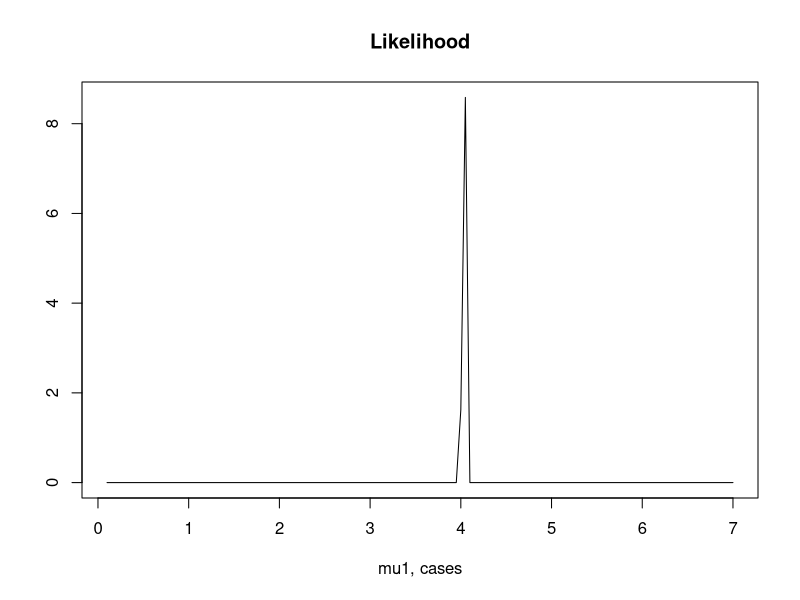
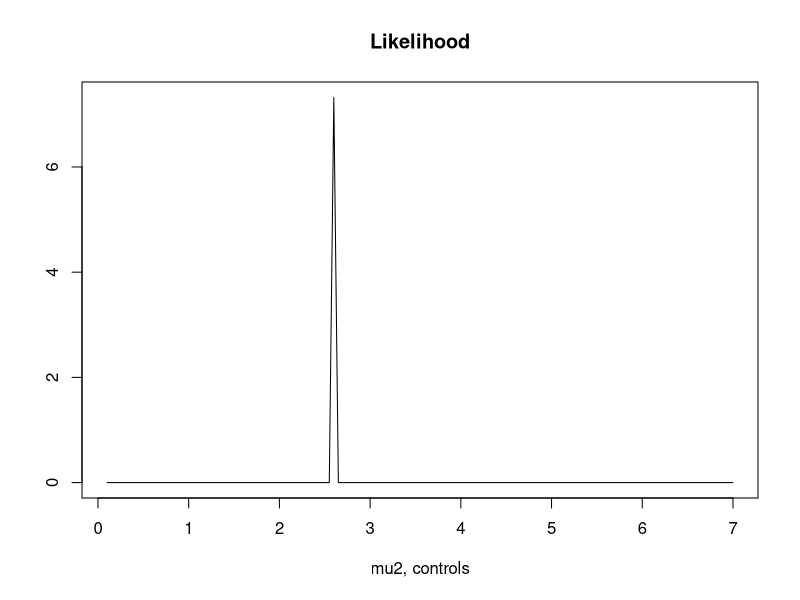
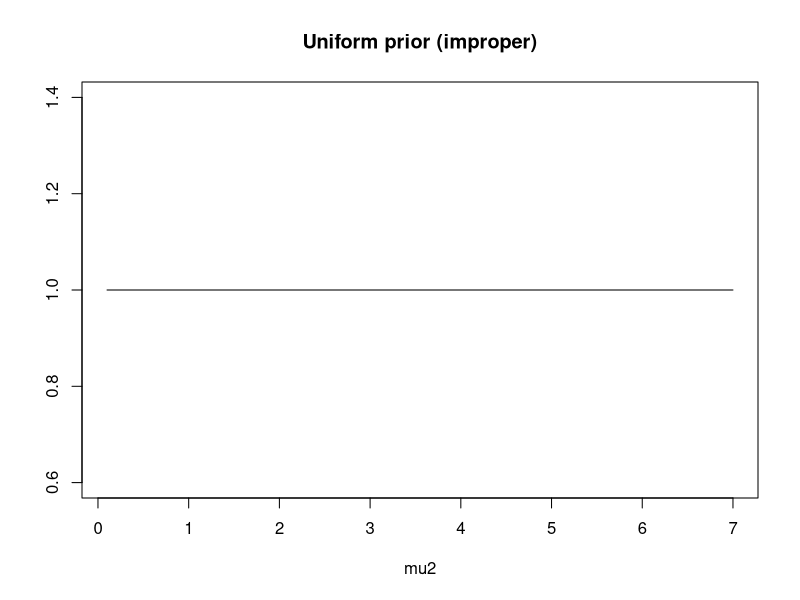
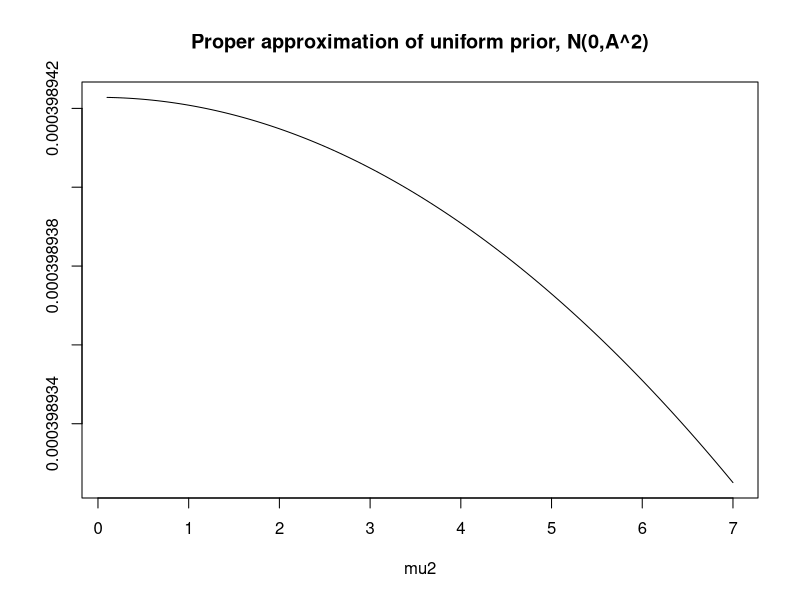
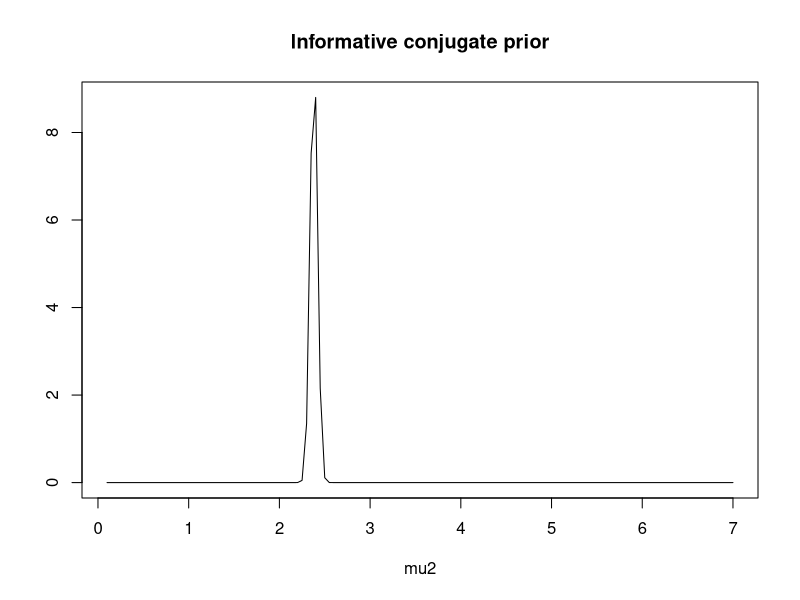
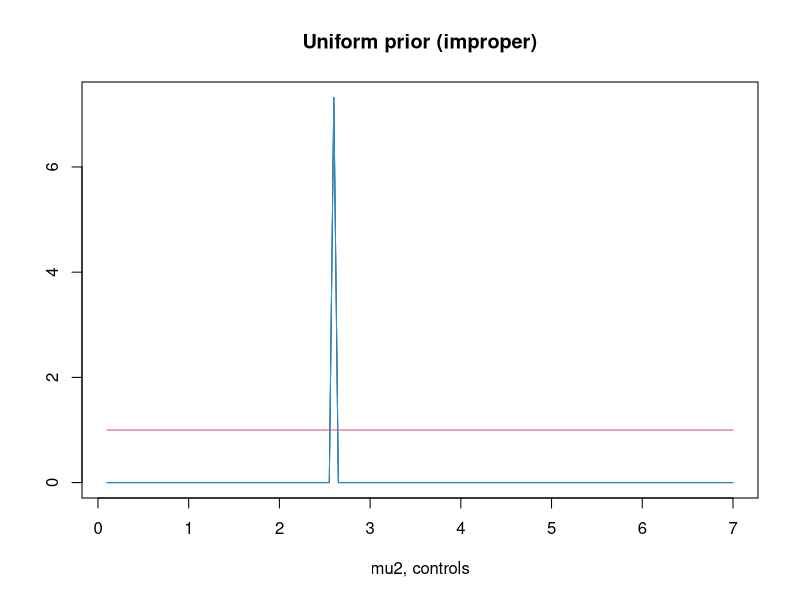
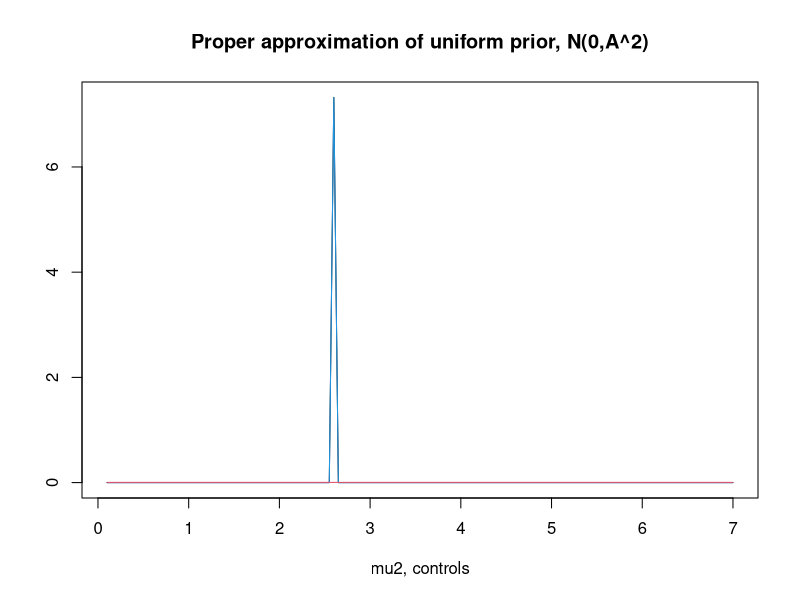
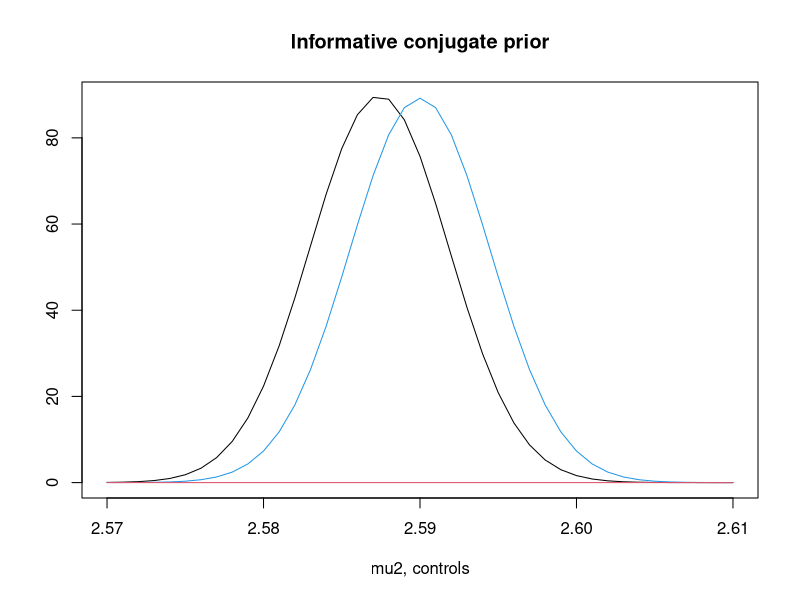

These figures' R source, in order:
#------------
# Data
#------------

# number of cases

n=12

# number of controls

m=10

# number of genes 

N=50

# sample mean and s.d. for cases

barx = 4.03 
sx = 0.29

# sample mean and s.d. for controls

bary = 2.59
sy = 0.11

#----------------------------------------------
# likelihood
#----------------------------------------------

# cases, mu1 and sigma1 

# barX \sim N(\mu_1, \sigma_1^2/(nN))
# Sx^2/\sigma_1^2 \sim \chisq^2_{Nn-1}

#  controls, mu2 and sigma2

# barY \sim N(\mu_2, \sigma_2^2/(mN))
# Sy^2/\sigma_2^2 \sim \chisq^2_{Nm-1}

# plot the likelihood

z =seq(0.1, 7,0.05)

# take 
sigma1= 0.3/sqrt(n*N)
sigma2= 0.1/sqrt(m*N)

# for mu1 (cases)
 plot(z, dnorm(barx, z, sigma1), type='l', xlab="mu1, cases", ylab="", main="Likelihood")

# for mu2 (controls)
 plot(z, dnorm(bary, z, sigma2), type='l', xlab="mu2, controls", ylab="", main="Likelihood")

# (can adjust the x axis)

#----------------------------------------------
#----------------------------------------------
# priors for mu2
#----------------------------------------------
#----------------------------------------------


# prior 1: p(mu)=1 (Jeffreys prior)

 plot(z, rep(1,length(z)), type='l', xlab="mu2", ylab="")
 title("Uniform prior (improper)")

# prior 2:  mu \sim N(0,A^2), $A=10^3$

A= 1000

 plot(z, dnorm(z,0,A), type='l', xlab="mu2", ylab="")
 title("Proper approximation of uniform prior, N(0,A^2)")

# prior 3:  mu \sim N(mu0,sigma0^2) 

mu0 =2.38
sigma0 =0.04

 plot(z, dnorm(z,mu0,sigma0), type='l', xlab="mu2", ylab="")
 title("Informative conjugate prior")

#-------------------------------------------------------
# posterior for mu2 (and likelihood and the prior)
#-------------------------------------------------------

#------------------
# prior 1: p(mu)=1
#------------------

#posterior
 plot(z, dnorm( z, bary, sigma2), type='l', xlab="mu2, controls", ylab="")
#likelihood
 lines(z, dnorm(bary, z, sigma2), col=4)
#prior
 lines(z, rep(1,length(z)), col=2)

 title("Uniform prior (improper)")

#-------------------------------------------
# prior 2:  mu \sim N(0,A^2), $A=10^3$
#-------------------------------------------

A= 100

tauL = 1/sigma2^2
tauP = 1/A^2

sigmaP2=1/sqrt(tauL+tauP)
muP2 = tauL*bary/(tauL+tauP)

#posterior
 plot(z, dnorm(z, muP2, sigmaP2), type='l', xlab="mu2, controls", ylab="")
#likelihood
 lines(z, dnorm(bary, z, sigma2), col=4)
#prior
 lines(z, dnorm(z,0,A), col=2)

 title("Proper approximation of uniform prior, N(0,A^2)")

#------------------------------------
# prior 3:  mu \sim N(mu0,sigma0^2) 
#------------------------------------

tauL = 1/sigma2^2
tauP = 1/sigma0^2

sigmaP3=1/sqrt(tauL+tauP)
muP3 = (tauL*bary+tauP*mu0)/(tauL+tauP)

# z = seq(2.2,2.7, 0.001)

z = seq(2.57,2.61, 0.001)


#posterior
 plot(z, dnorm(z, muP3, sigmaP3), type='l', xlab="mu2, controls", ylab="")
#likelihood
 lines(z, dnorm(bary, z, sigma2), col=4)
#prior
 lines(z, dnorm(z,mu0,sigma0), col=2)

title("Informative conjugate prior")


c(muP3, sigmaP3 )  


#-------------------------------------------------------------
# posterior summaries 

# mean and median coincide for normal distribution 

#------------
# flat prior
#------------

# mean, median 

bary

# standard deviation

sigma2

# 5% and 95% quantiles

qnorm(c(0.05,0.95), bary, sigma2)

# summarise in a table

rownames0 = c("Uniform", "Proper noninf", "Informative") 
colnames0 = c("Mean", "Median", "S.d.", "5perc", "95perc")

post.summary = array(dim=c(3,5), dimnames=list(rownames0, colnames0) )

post.summary[1,]= c(bary,bary,sigma2,qnorm(c(0.05,0.95), bary, sigma2))
post.summary[2,]= c(muP2,muP2,sigmaP2,qnorm(c(0.05,0.95), muP2,sigmaP2))
post.summary[3,]= c(muP3,muP3,sigmaP3,qnorm(c(0.05,0.95), muP3,sigmaP3))
 
post.summary

round(post.summary, 3)

#writes in the working directory: getwd()
write.csv(post.summary, file = "PosteriorSummaryExercise1_controls.csv")


#--------------------------------------------------------------
#--------------------------------------------------------------


#----------------------------------------------
#----------------------------------------------
# priors for mu1
#----------------------------------------------
#----------------------------------------------


z =seq(0.1, 7,0.05)

z =seq(3.5, 4.5,0.01)


# prior 1: p(mu)=1 (Jeffreys prior)

 plot(z, rep(1,length(z)), type='l', xlab="mu1", ylab="")
 title("Uniform prior (improper)")

# prior 2:  mu \sim N(0,A^2), $A=10^3$

A= 1000

 plot(z, dnorm(z,0,A), type='l', xlab="mu1", ylab="")
 title("Proper approximation of uniform prior, N(0,A^2)")

#-------------------------------------------------------
# posterior for mu1 (and likelihood and the prior)
#-------------------------------------------------------

#------------------
# prior 1: p(mu)=1
#------------------

#posterior
 plot(z, dnorm( z, barx, sigma1), type='l', xlab="mu1, cases", ylab="")

#likelihood
 lines(z, dnorm(barx, z, sigma1), col=4)
#prior
 lines(z, rep(1,length(z)), col=2)

 title("Uniform prior (improper)")

#-------------------------------------------
# prior 2:  mu \sim N(0,A^2), $A=10^3$
#-------------------------------------------

#A= 1000

tauL4 = 1/sigma1^2
tauP4 = 1/A^2

sigmaP4=1/sqrt(tauL4+tauP4)
muP4 = tauL4*barx/(tauL4+tauP4)

#posterior
 plot(z, dnorm(z, muP4, sigmaP4), type='l', xlab="mu1, cases", ylab="")
#likelihood
 lines(z, dnorm(barx, z, sigma1), col=4)
#prior
 lines(z, dnorm(z,0,A), col=2)

 title("Proper approximation of uniform prior, N(0,A^2)")

#-------------------------------------------------------------
# posterior summaries 

# mean and median coincide for normal distribution 

#------------
# flat prior
#------------

# summarise in a table

rownames1 = c("Uniform", "Proper noninf") 
colnames1 = c("Mean", "Median", "S.d.", "5perc", "95perc")

post.summary.case = array(dim=c(2,5), dimnames=list(rownames1, colnames1) )

post.summary.case[1,]= c(barx,barx,sigma1,qnorm(c(0.05,0.95), barx, sigma1))
post.summary.case[2,]= c(muP4,muP4,sigmaP4,qnorm(c(0.05,0.95), muP4,sigmaP4))

post.summary.case

round(post.summary.case, 3)

#writes in the working directory: getwd()
write.csv(post.summary.case, file = "PosteriorSummaryExercise1_case.csv")

#--------------------------------------------------------------
#--------------------------------------------------------------


#--------------------------------------------------------------
#--------------------------------------------------------------
# comparison of the distribution of mu1 and mu2
#--------------------------------------------------------------
#--------------------------------------------------------------

# Use no-informative prior (either flat or proper approximation, 
# since the results are identical, to the considered precision)

# posterior summaries 

post.summary.uniform = array(dim=c(2,5), dimnames=list(c("mu1", "mu2"), colnames1) )

post.summary.uniform[1,] = post.summary.case[1,]
post.summary.uniform[2,] = post.summary[1,]

post.summary.uniform

# the 95% credible intervals do not overlap, 
# so the available evidence suggest that that the gene concentrations (e^mu1 and e^mu2)
# differ in cases and controls, i.e. in those with and without pancreatic cancer. 

#-------------------------------------------
# posterior distribution of d= mu1- mu2

# is N(barx-bay, sigma1^2 + sigma2^2)

w=seq(0.8,1.8,0.001)

# plot 
 plot(w, dnorm(w, barx-bary, sqrt(sigma1^2 + sigma2^2)), type='l', xlab="mu1-mu2 ", ylab="")
 title("Posterior distribution of mu1- mu2")

# posterior summaries

post.summary.diff = array(dim=c(1,5), dimnames=list(c("mu1-mu2"), colnames1) )
post.summary.diff[1,] = c(barx-bary,barx-bary,sqrt(sigma1^2 + sigma2^2),qnorm(c(0.05,0.95), barx-bary,sqrt(sigma1^2 + sigma2^2)))
post.summary.diff

# 95% credible interval does not contain 0, so the same conclusion

# find P(mu1-mu2 >0 | data)

pnorm(0, barx-bary,sqrt(sigma1^2 + sigma2^2))

# With probability close to 1, the posterior distribution of mu1-mu2 is positive, 
# so the observed data provided strong evidence that there is a difference in gene expression 
# between those with and without pancreatic cancer. 

